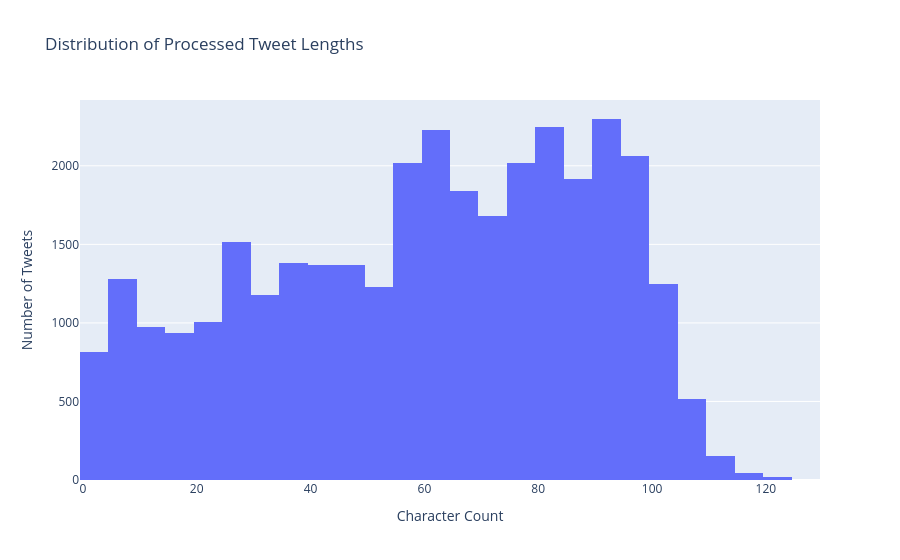

Here is the notebook cell this chart was saved with:
### Markdown cell above
<div style="background: linear-gradient(90deg, #454e52 0%, #2c6456 100%); padding: 16px; border-radius: 10px; color: #f5f5f5;">

## Part 4: Fixed the Timestamp and Cleaned the Data

I then checked the `created_at` column and found a 13-digit timestamp. At first, I treated it as a normal Unix timestamp, but the dates showed the year 1970. So, I knew something was wrong. Then I realized that the values were in milliseconds, not seconds. I added `unit='ms'`, and the dates became correct. This showed me that sometimes a difficult-looking problem only needs one small change.

I also found that the tweet text contained a lot of unwanted information, such as Twitter usernames, website links, numbers, and special characters. Before doing the analysis, I needed to clean the text properly. I removed Twitter handles, URLs, numbers, and special characters. Then, I used stemming to reduce words to their basic form. The main goal was to change the messy tweet data into clean text that we could easily analyze.


</div>

### Code cell
stemmer = PorterStemmer()

def clean_tweet(text):
    text = re.sub(r'@\w+', '', text)           # Remove mentions
    text = re.sub(r'http\S+', '', text)        # Remove URLs
    text = re.sub(r'[^\w\s]', '', text)        # Remove special characters
    text = re.sub(r'\d+', '', text)            # Remove numbers
    text = text.lower()                         # Convert to lowercase
    return text

# Extract just the fields we need
fields = ['created_at', 'id', 'text', 'user.id', 'user.followers_count', 
          'user.friends_count', 'user.verified', 'user.location']
filtered_df = df[fields].copy()

# Apply cleaning pipeline
filtered_df.loc[:, 'cleaned_text'] = filtered_df['text'].apply(lambda x: clean_tweet(str(x)))
filtered_df.loc[:, 'tokens'] = filtered_df['cleaned_text'].apply(lambda x: x.split())
filtered_df.loc[:, 'tokens'] = filtered_df['tokens'].apply(lambda x: [word for word in x if len(word) > 2])
filtered_df.loc[:, 'stemmed_tokens'] = filtered_df['tokens'].apply(lambda x: [stemmer.stem(word) for word in x])
filtered_df.loc[:, 'processed_text'] = filtered_df['stemmed_tokens'].apply(lambda x: ' '.join(x))

print("Text Cleaning Complete")
print(f"\nBefore: {filtered_df['text'].iloc[0][:80]}...")
print(f"After:  {filtered_df['processed_text'].iloc[0][:80]}...")

# Visualize the distribution of cleaned tweet lengths
fig = px.histogram(filtered_df, x=filtered_df['processed_text'].apply(len), nbins=50,
                   title='Distribution of Processed Tweet Lengths',
                   labels={0: 'Tweet Length'})
fig.update_layout(xaxis_title='Character Count', yaxis_title='Number of Tweets')
fig.show()

### Figure 1 — Plotly figure (JSON) as saved in the notebook; plotly's stock layout.template omitted (floating-point values rounded to 4 significant figures; data arrays with more than 128 entries replaced by an {"elided": "..."} marker saying what was removed)
{"data": [{"bingroup": "x", "hovertemplate": "x=%{x}<br>count=%{y}<extra></extra>", "legendgroup": "", "marker": {"color": "#636efa", "pattern": {"shape": ""}}, "name": "", "nbinsx": 50, "orientation": "v", "showlegend": false, "type": "histogram", "x": {"elided": "33333 int values"}, "xaxis": "x", "yaxis": "y"}], "layout": {"barmode": "relative", "legend": {"tracegroupgap": 0}, "title": {"text": "Distribution of Processed Tweet Lengths"}, "xaxis": {"anchor": "y", "domain": [0, 1], "title": {"text": "Character Count"}}, "yaxis": {"anchor": "x", "domain": [0, 1], "title": {"text": "Number of Tweets"}}}}
